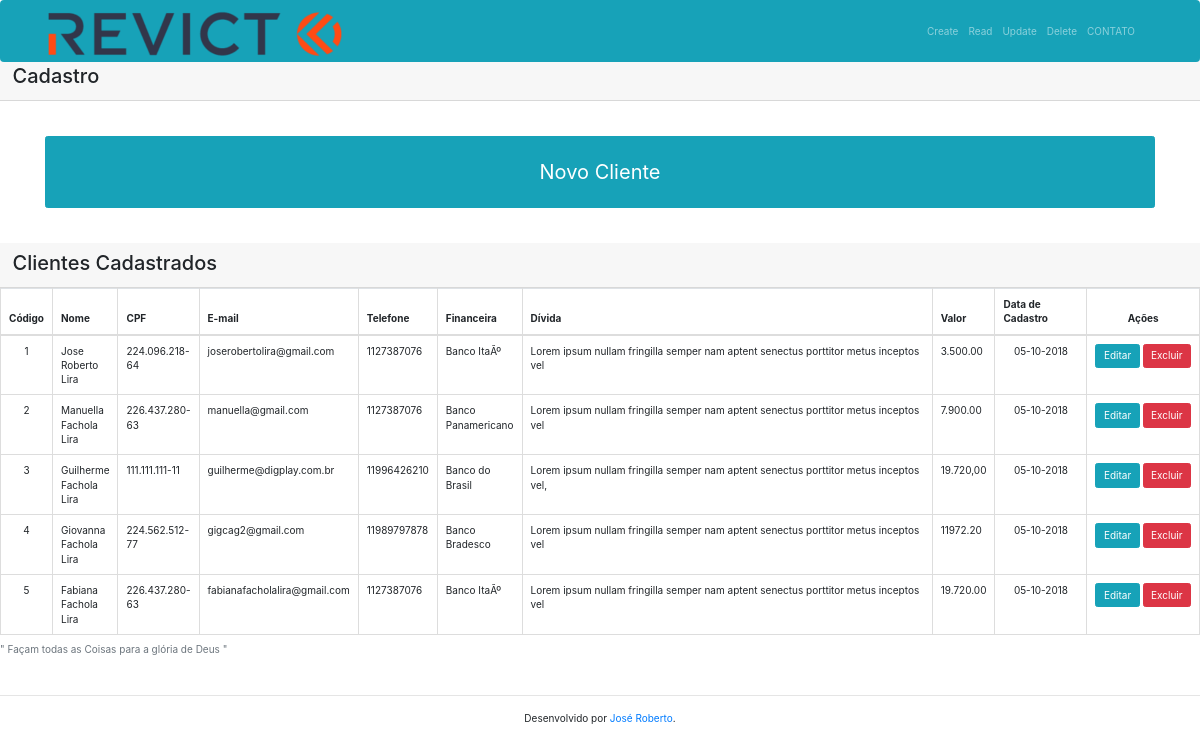
The page / on the database its author committed.
### tables this page shows
CREATE TABLE `relatorio` (
  `id` int(11) NOT NULL,
  `nome` varchar(255) DEFAULT NULL,
  `cpf` varchar(255) DEFAULT NULL,
  `email` varchar(255) DEFAULT NULL,
  `telefone` varchar(255) DEFAULT NULL,
  `endereco` varchar(255) DEFAULT NULL,
  `instituicao` varchar(255) DEFAULT NULL,
  `tel_instituicao` varchar(255) DEFAULT NULL,
  `divida` varchar(500) DEFAULT NULL,
  `valor` varchar(255) DEFAULT NULL,
  `data_cadastro` date DEFAULT NULL
);

### index.php (the view, shortened to what this page needs)
<?php require 'header.php'; ?>
<?php
  require 'src/conecta.php';
  $sql = 'SELECT * FROM relatorio';
  $statement = $connection->prepare($sql);
  $statement->execute();
  $clientes = $statement->fetchAll(PDO::FETCH_OBJ);
?>
  <div class="card-header">
    <h2>Cadastro</h2>
    </div>
    <h2 class="container">
      <a href="create.php">
          <button type="button" class="col-md-12 btn btn-info" style="margin: auto; padding: 20px 70px 20px 70px; font-size: 20px;margin-top: 35px;" title="Cadastre Clientes">Novo Cliente</button>
      </a>
    </h2><br><br>
  <div class="card-header">
    <h2>Clientes Cadastrados</h2>
  </div>
  <table class="table table-bordered">
    <caption>" Façam todas as Coisas para a glória de Deus " </caption>
      <thead>
        <tr>
          <th width="1%">Código</th>
          <th>Nome</th>
          <th>CPF</th>
          <th>E-mail</th>
          <th>Telefone</th>
          <th>Financeira</th>
          <th width="38%">Dívida</th>
          <th>Valor</th>
          <th width="8%">Data de Cadastro</th>
          <th style="text-align: center;">Ações</th>
        </tr>
      </thead>
      <tbody>
        <?php foreach ($clientes as $cliente): ?>
          <tr>
            <td style="text-align: center;"><?= $cliente->id; ?></td>
            <td><?= $cliente->nome; ?></td>
            <td><?= $cliente->cpf; ?></td>
            <td><?= $cliente->email; ?></td>
            <td><?= $cliente->telefone; ?></td>
            <td><?= $cliente->instituicao; ?></td>
            <td wrap><?= $cliente->divida; ?></td>
            <td><?= $cliente->valor; ?></td>
            <td style="text-align: center;"><?= strftime(' %d-%m-%Y', strtotime($cliente->data_cadastro)); ?></td>
            <td nowrap="">
            <a href="update.php?id=<?= $cliente->id; ?>"><button type="button" class="btn btn-info btn-xs" title="Edite Clientes">Editar</button></a>
            <a onclick="return confirm('Tem certeza que deseja Excluir?')" href="delete.php?id=<?= $cliente->id; ?>"<button type="button" class="btn btn-danger btn-xs" title="Exclua Clientes">Excluir</button></a>
            </td>
          </tr>
        <?php endforeach; ?>
      </tbody>
    </table>
<div class="mt-5">
  <hr>
  <?php require 'footer.php'; ?>

### header.php (shortened to what this page needs)
<!DOCTYPE html>
<html lang="pt_BR">
  <head>
    <link href="//maxcdn.bootstrapcdn.com/bootstrap/3.3.0/css/bootstrap.min.css" rel="stylesheet" id="bootstrap-css">
    <link rel="stylesheet" href="https://cdnjs.cloudflare.com/ajax/libs/font-awesome/4.7.0/css/font-awesome.min.css">
    <link href="vendor/bootstrap/css/bootstrap.min.css" rel="stylesheet">
    <link href="vendor/jquery/css/jquery.min.js" rel="stylesheet">
    <link href="css/logo-nav.css" rel="stylesheet">
  </head>
   <body>
    <nav class="navbar navbar-expand-lg  navbar-dark bg-info fixed-top">
      <div class="container">
          <a href="index.php" class="navbar-brand logolink" title="REVICT &#8211; Repense sua cobrança">
            <img src="img/Logo-Revict-13.png" class="logoimg logo-white" alt="REVICT &#8211; Repense sua cobrança"/>
          </a>
        <div class="collapse navbar-collapse" id="navbarResponsive">
          <ul class="navbar-nav ml-auto">
            <li class="nav-item">
              <a class="nav-link" href="#">Create
              </a>
            </li>
            <li class="nav-item">
              <a class="nav-link" href="#">Read</a>
            </li>
            <li class="nav-item">
              <a class="nav-link" href="#">Update</a>
            </li>
            <li class="nav-item">
              <a class="nav-link" href="#">Delete</a>
            </li>
            <li class="nav-item">
              <a class="nav-link" href="http://unixlira.github.io" target="blank">CONTATO</a>
            </li>
          </ul>
        </div>
      </div>
    </nav>

### footer.php (shortened to what this page needs)
<footer>
  <p class="mt-4" style="text-align: center;">Desenvolvido por <a href="http://unixlira.github.io" target="blank">José Roberto</a>.</p>
</footer>
</body>
</html>

### css/logo-nav.css (style rules this page uses)
.navbar { color: #17a2b8!important; }
body { padding-top: 54px; }
@media (min-width: 992px) { body { padding-top: 56px; } }

### rows shown on the page
relatorio: id "1", nome "Jose Roberto Lira", cpf "224.096.218-64", email "joserobertolira@gmail.com", telefone "1127387076", instituicao "Banco ItaÃº", divida "Lorem ipsum nullam fringilla semper nam aptent senectus porttitor metus inceptos vel", valor "3.500.00", data_cadastro "05-10-2018"
relatorio: id "2", nome "Manuella Fachola Lira", cpf "226.437.280-63", email "manuella@gmail.com", telefone "1127387076", instituicao "Banco Panamericano", divida "Lorem ipsum nullam fringilla semper nam aptent senectus porttitor metus inceptos vel", valor "7.900.00", data_cadastro "05-10-2018"
relatorio: id "3", nome "Guilherme Fachola Lira", cpf "111.111.111-11", email "guilherme@digplay.com.br", telefone "11996426210", instituicao "Banco do Brasil", divida "Lorem ipsum nullam fringilla semper nam aptent senectus porttitor metus inceptos vel,", valor "19.720,00", data_cadastro "05-10-2018"
relatorio: id "4", nome "Giovanna Fachola Lira", cpf "224.562.512-77", email "gigcag2@gmail.com", telefone "11989797878", instituicao "Banco Bradesco", divida "Lorem ipsum nullam fringilla semper nam aptent senectus porttitor metus inceptos vel", valor "11972.20", data_cadastro "05-10-2018"
relatorio: id "5", nome "Fabiana Fachola Lira", cpf "226.437.280-63", email "fabianafacholalira@gmail.com", telefone "1127387076", instituicao "Banco ItaÃº", divida "Lorem ipsum nullam fringilla semper nam aptent senectus porttitor metus inceptos vel", valor "19.720.00", data_cadastro "05-10-2018"
